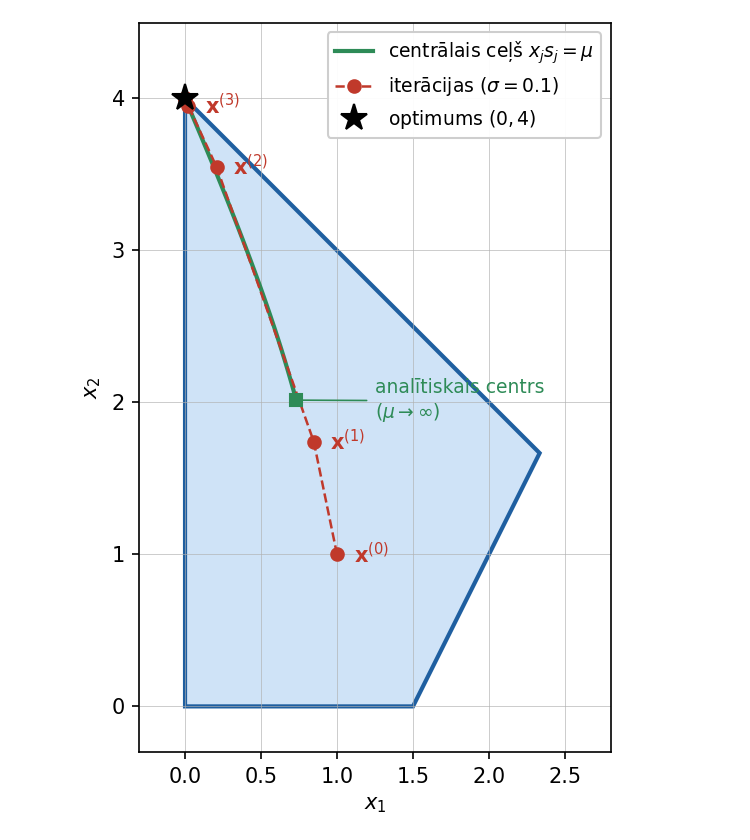

Write Python code to recreate this figure.
# Primāli duālā centrālā ceļa metode uzdevumam
#   max(-x1/3 + x2), x1 + x2 <= 4, 2x1 - x2 <= 3, x1, x2 >= 0
# (tas pats piemērs, kas afīnās mērogošanas metodei). Standartformā ar
# papildmainīgajiem x3, x4 tas ir min c^T x, kur Ax = b, x >= 0.
# Programma izdrukā iterāciju tabulu un saglabā primal-dual-path.png
# (centrālais ceļš un iterācijas plaknē (x1, x2)).
from pathlib import Path

import matplotlib.pyplot as plt
import numpy as np
from matplotlib.patches import Polygon

OUT = Path(__file__).with_suffix(".png")

A = np.array([[1.0, 1.0, 1.0, 0.0],
              [2.0, -1.0, 0.0, 1.0]])
b = np.array([4.0, 3.0])
c = np.array([1 / 3, -1.0, 0.0, 0.0])        # min c^T x  <=>  max(-x1/3 + x2)
n = len(c)


def newton_step(x, y, s, target_mu, eta):
    """Viens Ņūtona solis sistēmai Ax = b, A^T y + s = c, x_j s_j = target_mu."""
    r_p = b - A @ x
    r_d = c - A.T @ y - s
    r_c = target_mu - x * s
    M = A @ np.diag(x / s) @ A.T                # normālvienādojumu matrica A D A^T
    dy = np.linalg.solve(M, r_p - A @ ((r_c - x * r_d) / s))
    ds = r_d - A.T @ dy
    dx = (r_c - x * ds) / s
    # Soļa garums: paliek iekšpusē (x > 0, s > 0), ejot ne vairāk kā eta daļu līdz robežai
    alpha_p = min([1.0] + [eta * -x[j] / dx[j] for j in range(n) if dx[j] < 0])
    alpha_d = min([1.0] + [eta * -s[j] / ds[j] for j in range(n) if ds[j] < 0])
    return x + alpha_p * dx, y + alpha_d * dy, s + alpha_d * ds, alpha_p, alpha_d


# Sākumpunkts: primāli pieļaujams x un duāli pieļaujams (y, s) ar x, s > 0
x0 = np.array([1.0, 1.0, 2.0, 2.0])
y0 = np.array([-2.0, -0.5])
s0 = c - A.T @ y0

# Iterācijas ar sigma = 0.1, eta = 0.9
sigma, eta = 0.1, 0.9
x, y, s = x0, y0, s0
iterates = [x]
print(" k      x1       x2        mu       gap   alpha_P  alpha_D")
print(f" 0 {x[0]:8.5f} {x[1]:8.5f} {x @ s / n:9.5f} {x @ s:9.5f}")
for k in range(1, 7):
    x, y, s, a_p, a_d = newton_step(x, y, s, sigma * (x @ s) / n, eta)
    iterates.append(x)
    print(f"{k:2d} {x[0]:8.5f} {x[1]:8.5f} {x @ s / n:9.5f} {x @ s:9.5f} {a_p:8.4f} {a_d:8.4f}")
print("y =", y, " s =", s)

# Centrālais ceļš: katram mu atrod punktu ar x_j s_j = mu (vairāki Ņūtona soļi)
path = []
x, y, s = x0, y0, s0
for mu in np.geomspace(50, 1e-4, 120):
    for _ in range(30):
        x, y, s, _, _ = newton_step(x, y, s, mu, 0.95)
    path.append(x[:2])
path = np.array(path)

fig, ax = plt.subplots(figsize=(5.0, 5.6))
ax.add_patch(Polygon([(0, 0), (1.5, 0), (7 / 3, 5 / 3), (0, 4)], closed=True,
                     facecolor="#cfe3f7", edgecolor="#1f5fa0", linewidth=2))
ax.plot(path[:, 0], path[:, 1], color="#2e8b57", linewidth=2,
        label=r"centrālais ceļš $x_j s_j = \mu$")
pts = np.array([p[:2] for p in iterates])
ax.plot(pts[:, 0], pts[:, 1], "o--", color="#c0392b", markersize=6, linewidth=1.2,
        label="iterācijas ($\\sigma = 0.1$)")
for k, (px, py) in enumerate(pts[:4]):
    ax.annotate(f"$\\mathbf{{x}}^{{({k})}}$", (px, py), xytext=(8, -4),
                textcoords="offset points", color="#c0392b")
ax.plot(0, 4, "*", color="black", markersize=13, label="optimums $(0, 4)$")
ax.plot(path[0, 0], path[0, 1], "s", color="#2e8b57", markersize=6)
ax.annotate("analītiskais centrs\n($\\mu \\to \\infty$)", path[0], xytext=(1.25, 1.9),
            arrowprops=dict(arrowstyle="-", color="#2e8b57", linewidth=0.8),
            color="#2e8b57", fontsize=9)

ax.set_xlim(-0.3, 2.8)
ax.set_ylim(-0.3, 4.5)
ax.set_aspect("equal")
ax.set_xlabel("$x_1$")
ax.set_ylabel("$x_2$")
ax.grid(True, linewidth=0.3)
ax.legend(loc="upper right", fontsize=9, framealpha=0.95)
fig.tight_layout()
fig.savefig(OUT, dpi=150)
